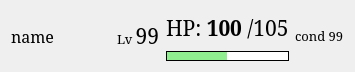
<?xml version="1.0" encoding="UTF-8"?>
<ui version="4.0">
 <class>Form</class>
 <widget class="QWidget" name="Form">
  <property name="geometry">
   <rect>
    <x>0</x>
    <y>0</y>
    <width>277</width>
    <height>72</height>
   </rect>
  </property>
  <property name="font">
   <font>
    <family>Serif</family>
    <pointsize>10</pointsize>
   </font>
  </property>
  <property name="windowTitle">
   <string>Form</string>
  </property>
  <layout class="QHBoxLayout" name="horizontalLayout">
   <item>
    <widget class="QLabel" name="ship_name">
     <property name="sizePolicy">
      <sizepolicy hsizetype="Maximum" vsizetype="Preferred">
       <horstretch>0</horstretch>
       <verstretch>0</verstretch>
      </sizepolicy>
     </property>
     <property name="minimumSize">
      <size>
       <width>100</width>
       <height>0</height>
      </size>
     </property>
     <property name="maximumSize">
      <size>
       <width>200</width>
       <height>16777215</height>
      </size>
     </property>
     <property name="font">
      <font>
       <family>Serif</family>
       <pointsize>12</pointsize>
      </font>
     </property>
     <property name="text">
      <string>name</string>
     </property>
    </widget>
   </item>
   <item>
    <spacer name="horizontalSpacer">
     <property name="orientation">
      <enum>Qt::Horizontal</enum>
     </property>
     <property name="sizeHint" stdset="0">
      <size>
       <width>40</width>
       <height>20</height>
      </size>
     </property>
    </spacer>
   </item>
   <item>
    <widget class="QLabel" name="ship_lv">
     <property name="text">
      <string>&lt;html&gt;&lt;head/&gt;&lt;body&gt;&lt;p&gt;Lv &lt;span style=&quot; font-size:16pt;&quot;&gt;99&lt;/span&gt;&lt;/p&gt;&lt;/body&gt;&lt;/html&gt;</string>
     </property>
    </widget>
   </item>
   <item>
    <layout class="QVBoxLayout" name="hp_layout">
     <item>
      <widget class="QLabel" name="ship_hp">
       <property name="sizePolicy">
        <sizepolicy hsizetype="Preferred" vsizetype="Preferred">
         <horstretch>0</horstretch>
         <verstretch>0</verstretch>
        </sizepolicy>
       </property>
       <property name="font">
        <font>
         <family>Serif</family>
         <pointsize>10</pointsize>
        </font>
       </property>
       <property name="text">
        <string>&lt;html&gt;&lt;head/&gt;&lt;body&gt;&lt;p&gt;&lt;span style=&quot; font-size:16pt;&quot;&gt;HP: &lt;/span&gt;&lt;span style=&quot; font-size:16pt; font-weight:600;&quot;&gt;100&lt;/span&gt;&lt;span style=&quot; font-size:16pt;&quot;&gt; /105&lt;/span&gt;&lt;/p&gt;&lt;/body&gt;&lt;/html&gt;</string>
       </property>
      </widget>
     </item>
     <item>
      <widget class="QProgressBar" name="hp_bar">
       <property name="minimumSize">
        <size>
         <width>0</width>
         <height>10</height>
        </size>
       </property>
       <property name="maximumSize">
        <size>
         <width>16777215</width>
         <height>10</height>
        </size>
       </property>
       <property name="styleSheet">
        <string notr="true">QProgressBar{
    border: 1px solid black;
    border-radius: 0px;
}

QProgressBar::chunk{
    background-color: lightgreen;
    width: 10px;
}</string>
       </property>
       <property name="value">
        <number>50</number>
       </property>
       <property name="format">
        <string/>
       </property>
      </widget>
     </item>
    </layout>
   </item>
   <item>
    <widget class="QLabel" name="ship_cond">
     <property name="text">
      <string>&lt;html&gt;&lt;head/&gt;&lt;body&gt;&lt;p&gt;cond 99&lt;/p&gt;&lt;/body&gt;&lt;/html&gt;</string>
     </property>
    </widget>
   </item>
  </layout>
  <zorder>ship_name</zorder>
  <zorder>horizontalSpacer</zorder>
  <zorder>ship_lv</zorder>
  <zorder>ship_cond</zorder>
 </widget>
 <resources/>
 <connections/>
</ui>
